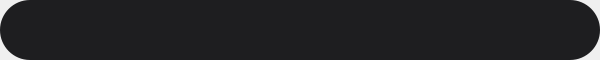
<?xml version="1.0" encoding="UTF-8"?>
<ui version="4.0">
 <class>marqueeLabelClass</class>
 <widget class="QWidget" name="marqueeLabelClass">
  <property name="geometry">
   <rect>
    <x>0</x>
    <y>0</y>
    <width>600</width>
    <height>60</height>
   </rect>
  </property>
  <property name="windowTitle">
   <string>marqueeLabel</string>
  </property>
  <layout class="QVBoxLayout" name="verticalLayout">
   <property name="spacing">
    <number>0</number>
   </property>
   <property name="leftMargin">
    <number>0</number>
   </property>
   <property name="topMargin">
    <number>0</number>
   </property>
   <property name="rightMargin">
    <number>0</number>
   </property>
   <property name="bottomMargin">
    <number>0</number>
   </property>
   <item>
    <widget class="QFrame" name="frame">
     <property name="minimumSize">
      <size>
       <width>0</width>
       <height>60</height>
      </size>
     </property>
     <property name="maximumSize">
      <size>
       <width>16777215</width>
       <height>60</height>
      </size>
     </property>
     <property name="styleSheet">
      <string notr="true">#frame
{
	background: #1E1E20;
	border-radius: 30px;
}</string>
     </property>
     <property name="frameShape">
      <enum>QFrame::StyledPanel</enum>
     </property>
     <property name="frameShadow">
      <enum>QFrame::Raised</enum>
     </property>
     <layout class="QHBoxLayout" name="horizontalLayout">
      <property name="spacing">
       <number>0</number>
      </property>
      <property name="leftMargin">
       <number>20</number>
      </property>
      <property name="topMargin">
       <number>0</number>
      </property>
      <property name="rightMargin">
       <number>20</number>
      </property>
      <property name="bottomMargin">
       <number>0</number>
      </property>
      <item>
       <widget class="VMarqueeLabel" name="label"/>
      </item>
     </layout>
    </widget>
   </item>
  </layout>
 </widget>
 <layoutdefault spacing="6" margin="11"/>
 <customwidgets>
  <customwidget>
   <class>VMarqueeLabel</class>
   <extends>QLabel</extends>
   <header location="global">vmarqueelabel.h</header>
  </customwidget>
 </customwidgets>
 <resources>
  <include location="marqueeLabel.qrc"/>
 </resources>
 <connections/>
</ui>
